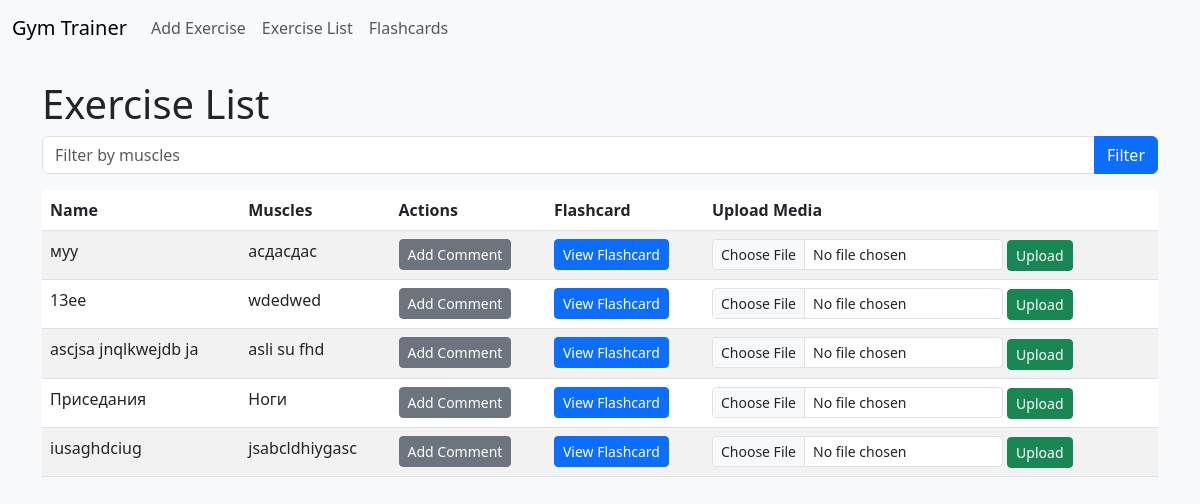
The page /list/ on the database as committed earlier.
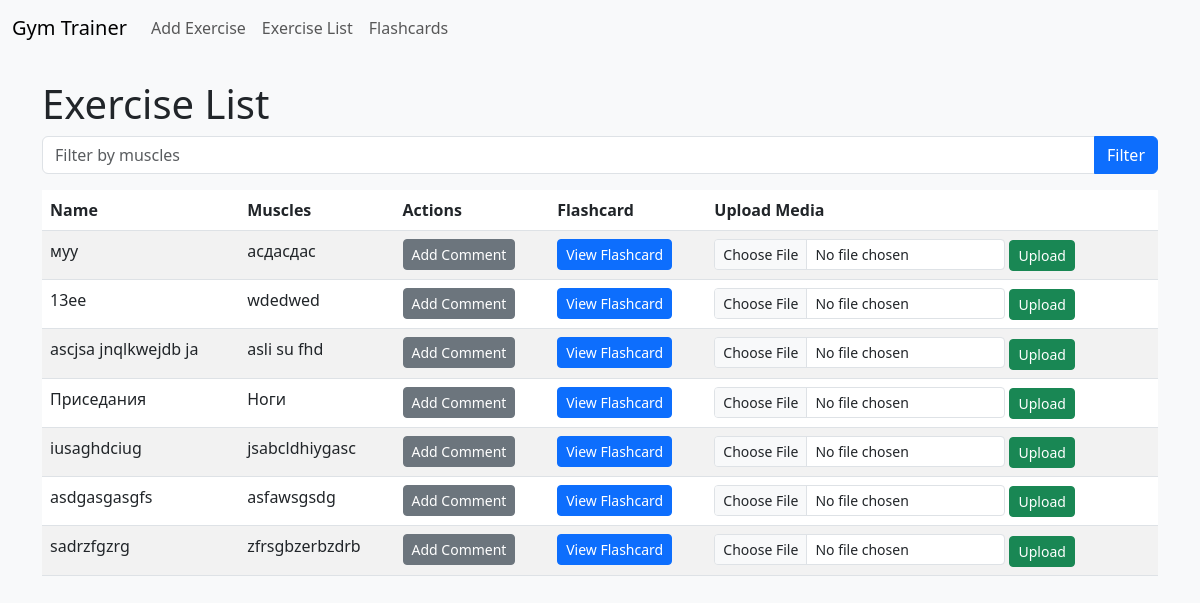
The same page on the database as committed later.
### exercises/models.py (models this page shows, shortened)
class Exercise(models.Model):
    name = models.CharField(max_length=100)
    description = models.TextField(max_length=500)
    muscles = models.CharField(max_length=100)
    created_at = models.DateTimeField(auto_now_add=True)
    media_file = models.FileField(upload_to='exercise_media/', blank=True, null=True)

### exercises/views.py (the view)
# urls.py: path('list/', views.exercise_list, name='exercise_list'),
def exercise_list(request):
    muscles = request.GET.get('muscles', '')
    exercises = Exercise.objects.all()
    if muscles:
        exercises = exercises.filter(muscles__icontains=muscles)
    return render(request, 'exercise_list.html', {'exercises': exercises, 'muscles': muscles})

### exercises/templates/exercise_list.html (shortened to what this page needs)
{% extends 'base.html' %}
{% block content %}
<h1>Exercise List</h1>
<form method="get" class="mb-3">
    <div class="input-group">
        <input type="text" name="muscles" class="form-control" placeholder="Filter by muscles" value="{{ muscles }}">
        <button type="submit" class="btn btn-primary">Filter</button>
    </div>
</form>
<table class="table table-striped">
    <thead>
        <tr>
            <th>Name</th>
            <th>Muscles</th>
            <th>Actions</th>
            <th>Flashcard</th>
            <th>Upload Media</th>
        </tr>
    </thead>
    <tbody>
        {% for exercise in exercises %}
        <tr>
            <td>{{ exercise.name }}</td>
            <td>{{ exercise.muscles }}</td>
            <td><a href="{% url 'add_comment' exercise.id %}" class="btn btn-sm btn-secondary">Add Comment</a></td>
            <td><a href="{% url 'flashcards' %}?id={{ exercise.id }}" class="btn btn-sm btn-primary">View Flashcard</a></td>
            <td>
                <form method="post" enctype="multipart/form-data" action="{% url 'upload_media' exercise.id %}">
                    <input type="file" name="media_file" accept=".gif,.jpg,.png" class="form-control form-control-sm d-inline" style="width: auto;">
                    <button type="submit" class="btn btn-sm btn-success">Upload</button>
                </form>
            </td>
        </tr>
        {% empty %}
        <tr><td colspan="5">No exercises yet.</td></tr>
        {% endfor %}
    </tbody>
</table>
{% endblock %}

Rows that differ between the two databases and show on the page:
added Exercise: name "asdgasgasgfs", muscles "asfawsgsdg"
added Exercise: name "sadrzfgzrg", muscles "zfrsgbzerbzdrb"
